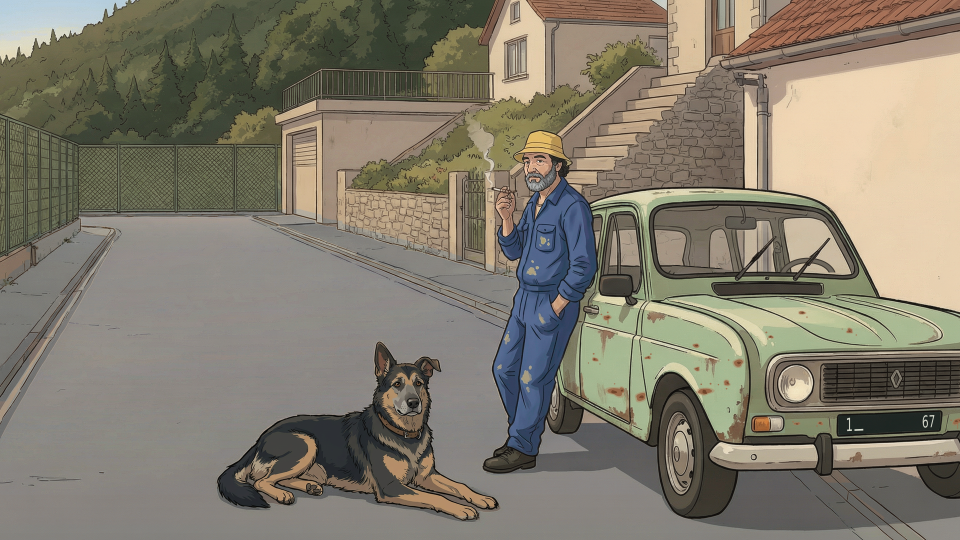
#> input picture assets/storyboards/a-valider/p02/p02-v6-jeannot-enji.png, 1920 x 1080 px (shown at 1/2 size)
$ python p02_v7.py ../assets/storyboards/a-valider/p02/p02-v1-ancien-fil-03h55.png
#> lines starting #> are read from the running program, lines starting #| are printed output that depends on the picture; pictures that were not available may be replaced by others from this repository, and a replacement may not be noted
#!/usr/bin/env python3
"""P02 v7 = la v6 avec la 4e paire de correctifs de la liste (avis du 14/10 sur la v3) :

7. le bout de la maison de Jeannot (bord droit) comme dans P01 : le grand pignon aveugle posé sur le trottoir
   (avec sa gouttière, sa descente d'eau et son toit) est remplacé par un haut mur de jardin crème le long du
   trottoir et, en retrait derrière, l'étage d'une maison crème aux fenêtres à encadrement blanc ;
8. la route dessinée comme dans P01 : asphalte lisse, bordures claires, caniveau le long des trottoirs.

Méthode (retouches IA brutes dans p02/work/, faites d'après P01 : ref-p01-maison-mur.png, ref-p01-route.png) :
  - maison : v7-ia-maison-miroir.png (recadrage x 1100–1920, y 0–615 donné retourné ×1,5) ; l'IA a recadré plus
    large : elle est recalée sur la 4L (affine, ECC) et rééchantillonnée directement à l'échelle de la v6
    (1 px v6 ≈ 1,02 px IA : pas d'agrandissement) ; la coupe avec la v6 suit le bord droit du mur de pierre de
    l'escalier (x ≈ 1486) et contourne par la gauche le bout de gouttière et le coin du toit de l'ancien pignon
    (chemin de coût minimal là où les deux images se ressemblent le plus) ; la 4L de la v6 est gardée telle
    quelle (silhouette GrabCut) ;
  - route : v7-ia-route.png (recadrage x 0–1020, y 400–1080, ×1,5 ; déjà aligné) ; seul le SOL est collé (masques
    du sol de p02_v4 : chaussée, trottoirs, bordures) ; Enji et Jeannot de la v6 sont exclus (silhouettes de
    p02_v6).
  Tout le reste est identique à la v6.

Contrôle obligatoire :
  python3 tools/controle_retouche.py p02-v6-jeannot-enji.png p02-v7-maison-route.png \\
      --zones "<voir ZONES affichées>" --plan P02 --sortie p02-v7-controle.jpg

Usage : python3 tools/p02_v7.py [SORTIE] [--seam IMG]
"""
import sys
from pathlib import Path

import cv2
import numpy as np
from PIL import Image, ImageOps
from scipy import ndimage as ndi

sys.path.insert(0, str(Path(__file__).resolve().parent))
import p02_v4  # noqa: E402  (masques du sol)
import p02_v6  # noqa: E402  (silhouettes d'Enji et de Jeannot)

ROOT = Path(__file__).resolve().parents[1]
DOSSIER = ROOT / "assets/storyboards/a-valider/p02"
TRAVAIL = DOSSIER / "work"
SRC = DOSSIER / "p02-v6-jeannot-enji.png"
V3 = DOSSIER / "p02-v3-cul-de-sac.png"
V5 = DOSSIER / "p02-v5-plaque-rouille.png"
SORTIE = DOSSIER / "p02-v7-maison-route.png"

CM = (1100, 0, 1920, 615)        # recadrage « maison » de la v6
CR = (0, 400, 1020, 1080)        # recadrage « route » de la v6
# recalage de l'IA maison : départ (trouvé à l'échelle du recadrage) et zone de la 4L (v6, y 400–615)
W_DEPART = np.array([[0.7031, 0.0088, -7.07], [-0.0013, 0.6968, 165.25]], np.float32)
# coupe maison/v6 : bande de recherche et contraintes (la gouttière et le coin du toit doivent passer côté IA)
BANDE = (1400, 1492)
BOTTES = (975, 880, 1095, 972)   # bottes de Jeannot (gardées de la v5) : ce qui n'y est pas du sol est protégé
CONTRAINTES = [((95, 170), (1400, 1438))]   # (lignes y0–y1) : x autorisés


def ia_maison():
    orig = np.asarray(ImageOps.mirror(Image.open(TRAVAIL / "v7-ia-maison-miroir.png").convert("RGB")))
    return orig


def recaler_maison(v6, orig):
    x0, y0, x1, y1 = CM
    ref = v6[y0:y1, x0:x1]
    H0, W0 = orig.shape[:2]
    sx, sy = W0 / (x1 - x0), H0 / (y1 - y0)
    w0 = W_DEPART.copy()
    w0[0] *= sx
    w0[1] *= sy
    g1 = cv2.GaussianBlur(cv2.cvtColor(ref, cv2.COLOR_RGB2GRAY), (0, 0), 1.2).astype(np.float32)
    g2 = cv2.GaussianBlur(cv2.cvtColor(orig, cv2.COLOR_RGB2GRAY), (0, 0), 1.2).astype(np.float32)
    m = np.zeros(g2.shape, np.uint8)
    ya, yb = int((0.6968 * 400 + 165.25) * sy), int((0.6968 * 615 + 165.25) * sy)
    m[ya:min(yb, H0), 0:min(int((0.7031 * 820 - 7.07) * sx), W0)] = 255
    cc, w = cv2.findTransformECC(g1, g2, w0, cv2.MOTION_AFFINE,
                                 (cv2.TERM_CRITERIA_EPS | cv2.TERM_CRITERIA_COUNT, 400, 1e-7), m, 5)
    al = cv2.warpAffine(orig, w, (x1 - x0, y1 - y0), flags=cv2.INTER_LANCZOS4 | cv2.WARP_INVERSE_MAP,
                        borderMode=cv2.BORDER_REPLICATE)
    return al, w, cc


# [103 lines left out: functions silhouette_4l, coupe, masque_maison, masque_route, coller, not called in this run]


def main():
    args = [a for a in sys.argv[1:] if not a.startswith("--")]
    sortie = Path(args[0]) if args else SORTIE
    v6 = np.asarray(Image.open(SRC).convert("RGB"))
#> v6 is the input picture: shape (1080, 1920, 3); mean R, G, B 130, 123.9, 109.5
    H, W = v6.shape[:2]
#> H = 1080; W = 1920
    # maison
    al, w, cc = recaler_maison(v6, ia_maison())
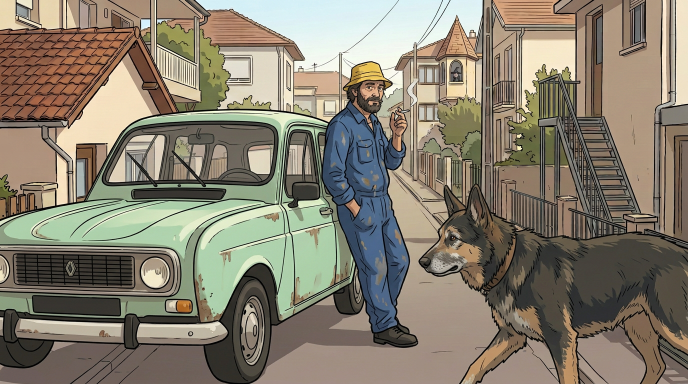
#> input picture assets/storyboards/a-valider/p02/p02-v1-ancien-fil-03h55.png, 1376 x 768 px, given in place of v7-ia-maison-miroir.png, which was not available (shown at 1/2 size)
#> in ia_maison, `orig = np.asarray(ImageOps.mirror(Image.open(TRAVAIL / "v7-ia-maison-m..`:
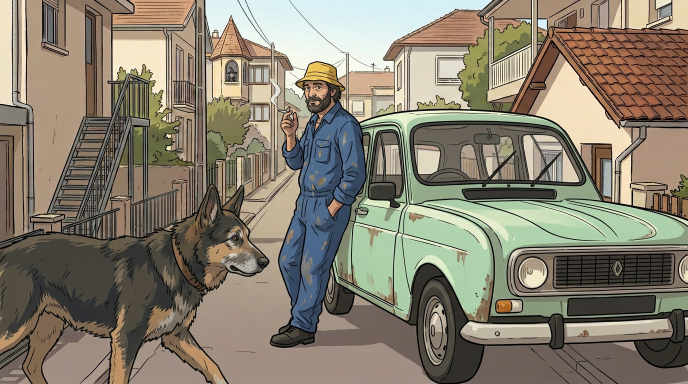
#> orig: shape (768, 1376, 3) (shown at 1/2 size); mean R, G, B 134.7, 127.3, 111.7
#> in recaler_maison, `x0, y0, x1, y1 = CM`: x0 = 1100; y0 = 0; x1 = 1920; y1 = 615
#> in recaler_maison, `ref = v6[y0:y1, x0:x1]`:
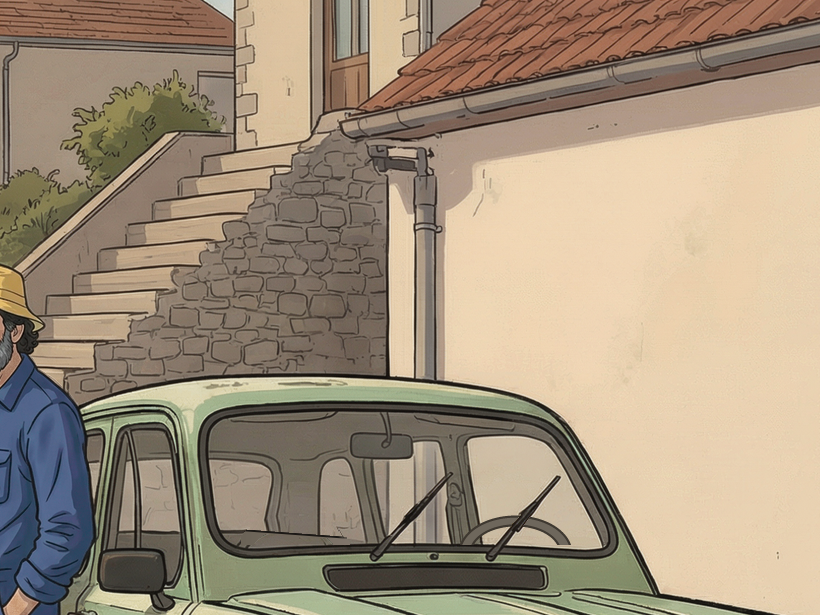
#> ref: shape (615, 820, 3); mean R, G, B 160.9, 144.8, 123.9
#> in recaler_maison, `sx, sy = W0 / (x1 - x0), H0 / (y1 - y0)`: sx = 1.68; sy = 1.25
#> in recaler_maison, `g1 = cv2.GaussianBlur(cv2.cvtColor(ref, cv2.COLOR_RGB2GRAY), (0, 0), 1..`:
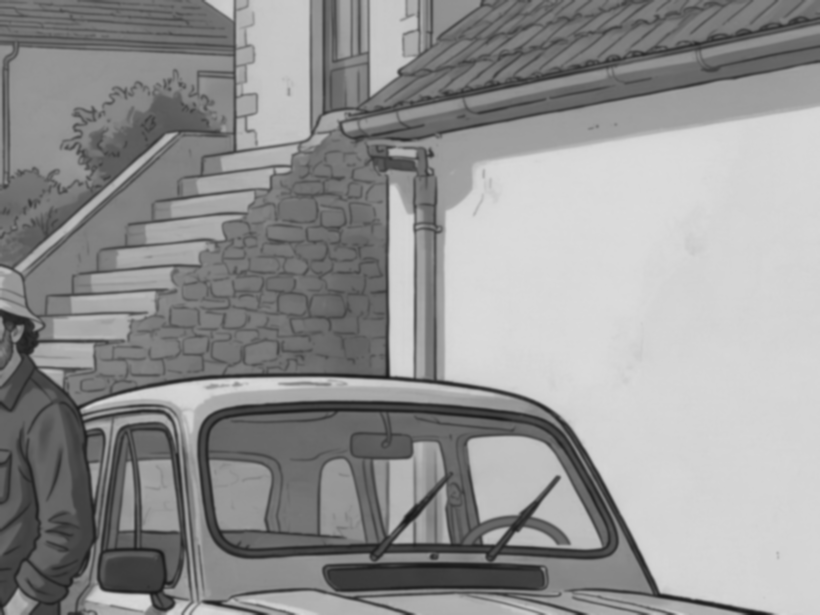
#> g1: shape (615, 820) float32; min 23, max 219, mean 147.2
#> in recaler_maison, `g2 = cv2.GaussianBlur(cv2.cvtColor(orig, cv2.COLOR_RGB2GRAY), (0, 0), ..`:
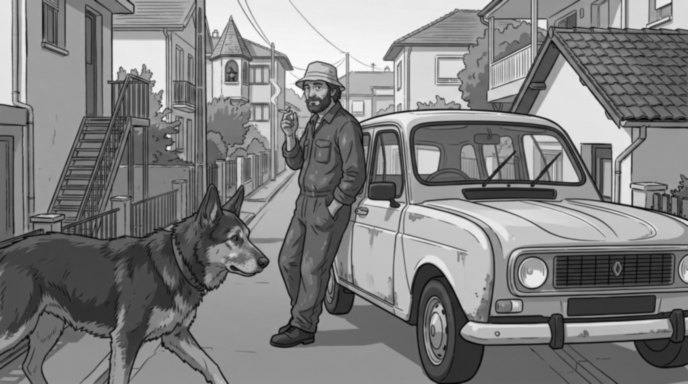
#> g2: shape (768, 1376) float32 (shown at 1/2 size); min 4, max 250, mean 127.7
#> in recaler_maison, `ya, yb = int((0.6968 * 400 + 165.25) * sy), int((0.6968 * 615 + 165.25..`: ya = 554; yb = 741
    al_full = v6.copy()
    x0, y0, x1, y1 = CM
    al_full[y0:y1, x0:x1] = al
    car = silhouette_4l(v6)
    mm, path, ymax = masque_maison(v6, al_full, car)
    # route
    rx0, ry0, rx1, ry1 = CR
    route = np.asarray(Image.open(TRAVAIL / "v7-ia-route.png").convert("RGB").resize((rx1 - rx0, ry1 - ry0), Image.LANCZOS))
    route_full = v6.copy()
    route_full[ry0:ry1, rx0:rx1] = route
    mr, protege = masque_route(v6)
    res = v6.astype(np.float32)
    res, am = coller(res, al_full, mm, car)
    res, ar = coller(res, route_full, mr, protege | car)
    out = np.clip(np.rint(res), 0, 255).astype(np.uint8)
    Image.fromarray(out).save(sortie, optimize=True)
    zones = []
    for a in (am, ar):
        ys, xs = np.nonzero(a > 0)
        zones.append((max(0, int(xs.min()) - 1), max(0, int(ys.min()) - 1), min(W, int(xs.max()) + 2),
                      min(H, int(ys.max()) + 2)))
    print(f"ok {sortie} | maison : recalage cc {cc:.4f}, {int(mm.sum())} px, coupe x {path.min()}–{path.max()} "
          f"(lignes 0–{ymax}) · 4L gardée {int(car.sum())} px | route : sol {int(mr.sum())} px")
    print("zones du contrôle : " + ";".join(",".join(map(str, z)) for z in zones))
    if "--seam" in sys.argv:
        vis = out.copy()
        for y in range(ymax):
            vis[y, max(0, path[y] - 1):path[y] + 1] = [255, 0, 255]
        e = car ^ cv2.erode(car.astype(np.uint8), np.ones((3, 3), np.uint8)).astype(bool)
        vis[e] = [0, 255, 255]
        Image.fromarray(vis).save(sys.argv[sys.argv.index("--seam") + 1])


if __name__ == "__main__":
#> (the run stopped early here; a loop or call above may not have finished)
